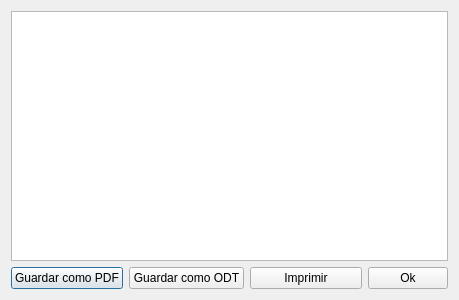
<?xml version="1.0" encoding="UTF-8"?>
<ui version="4.0">
 <class>ReportDialog</class>
 <widget class="QDialog" name="ReportDialog">
  <property name="geometry">
   <rect>
    <x>0</x>
    <y>0</y>
    <width>459</width>
    <height>300</height>
   </rect>
  </property>
  <property name="windowTitle">
   <string>BReport - Visualizador de reportes</string>
  </property>
  <property name="windowIcon">
   <iconset resource="BReportResources.qrc">
    <normaloff>:/iconos/iconoReport</normaloff>:/iconos/iconoReport</iconset>
  </property>
  <layout class="QVBoxLayout" name="verticalLayout">
   <item>
    <widget class="QTextEdit" name="visualizador">
     <property name="readOnly">
      <bool>true</bool>
     </property>
    </widget>
   </item>
   <item>
    <layout class="QHBoxLayout" name="horizontalLayout">
     <item>
      <widget class="QPushButton" name="pdfButton">
       <property name="sizePolicy">
        <sizepolicy hsizetype="Expanding" vsizetype="Fixed">
         <horstretch>0</horstretch>
         <verstretch>0</verstretch>
        </sizepolicy>
       </property>
       <property name="text">
        <string>Guardar como PDF</string>
       </property>
       <property name="icon">
        <iconset resource="BReportResources.qrc">
         <normaloff>:/iconos/iconoPDF</normaloff>:/iconos/iconoPDF</iconset>
       </property>
      </widget>
     </item>
     <item>
      <widget class="QPushButton" name="odtButton">
       <property name="sizePolicy">
        <sizepolicy hsizetype="Expanding" vsizetype="Fixed">
         <horstretch>0</horstretch>
         <verstretch>0</verstretch>
        </sizepolicy>
       </property>
       <property name="text">
        <string>Guardar como ODT</string>
       </property>
       <property name="icon">
        <iconset resource="BReportResources.qrc">
         <normaloff>:/iconos/iconoODT</normaloff>:/iconos/iconoODT</iconset>
       </property>
      </widget>
     </item>
     <item>
      <widget class="QPushButton" name="printButton">
       <property name="sizePolicy">
        <sizepolicy hsizetype="Expanding" vsizetype="Fixed">
         <horstretch>0</horstretch>
         <verstretch>0</verstretch>
        </sizepolicy>
       </property>
       <property name="text">
        <string>Imprimir</string>
       </property>
       <property name="icon">
        <iconset resource="BReportResources.qrc">
         <normaloff>:/iconos/iconoImpresora</normaloff>:/iconos/iconoImpresora</iconset>
       </property>
      </widget>
     </item>
     <item>
      <widget class="QPushButton" name="okButton">
       <property name="sizePolicy">
        <sizepolicy hsizetype="Minimum" vsizetype="Fixed">
         <horstretch>0</horstretch>
         <verstretch>0</verstretch>
        </sizepolicy>
       </property>
       <property name="text">
        <string>Ok</string>
       </property>
      </widget>
     </item>
    </layout>
   </item>
  </layout>
 </widget>
 <resources>
  <include location="BReportResources.qrc"/>
 </resources>
 <connections>
  <connection>
   <sender>okButton</sender>
   <signal>clicked()</signal>
   <receiver>ReportDialog</receiver>
   <slot>accept()</slot>
   <hints>
    <hint type="sourcelabel">
     <x>412</x>
     <y>262</y>
    </hint>
    <hint type="destinationlabel">
     <x>229</x>
     <y>149</y>
    </hint>
   </hints>
  </connection>
 </connections>
</ui>
